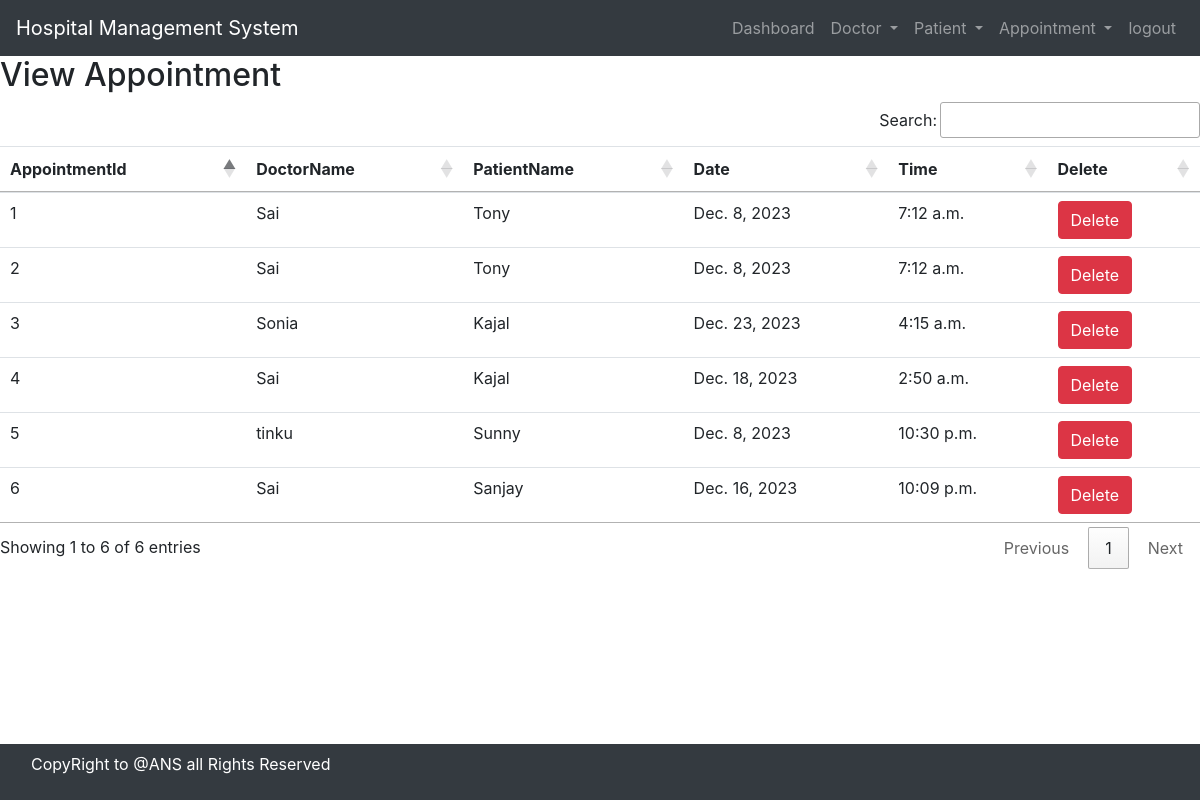
The page /view_appointment/ (signed in) on the database its author committed.
### hospital/models.py (models this page shows, shortened)
class Appointment(models.Model):
    Doctor = models.ForeignKey(Doctor,on_delete=models.CASCADE)
    Patient = models.ForeignKey(Patient,on_delete=models.CASCADE)
    Date = models.DateField()
    Time = models.TimeField()

class Doctor(models.Model):
    Name = models.CharField(max_length=60)
    Mobile = models.IntegerField()
    Specialization = models.CharField(max_length=60)
    AvailableDays = models.CharField(max_length=60)
    def __str__(self):
        return self.Name

class Patient(models.Model):
    Name = models.CharField(max_length=60)
    Gender = models.CharField(max_length=40)
    Mobile = models.CharField(max_length=10,null=True,blank=True)
    Address = models.TextField()
    def __str__(self):
        return self.Name

### hospital/views.py (the view)
# urls.py: path('view_appointment/',View_Appointment,name='view_appointment'),
def View_Appointment(request):
    if not request.user.is_staff:
        return redirect('login')
    doc = Appointment.objects.all()
    d = {'doc': doc}
    return render(request,'view_appointment.html',d)

### hospital/templates/view_appointment.html
{% include 'base.html' %}
{% include 'navigation.html' %}
{% block content %}
<div>
    <h2>View Appointment</h2>
    <table id="example" class="table table-hover">
        <thead>
            <tr>
                <th>AppointmentId</th>
                <th>DoctorName</th>
                <th>PatientName</th>
                <th>Date</th>
                <th>Time</th>
                <th>Delete</th>
            </tr>
        </thead>
        <tbody>
          {% for i in doc %}
          <tr>
               <td>{{i.id}}</td>
               <td>{{i.Doctor}}</td>
               <td>{{i.Patient}}</td>
               <td>{{i.Date}}</td>
               <td>{{i.Time}}</td>
               <td><a href="{% url 'delete_patient' i.id %}"
                 onclick="return confirm('Are you sure you want to delete?')" class="btn btn-danger">Delete</a>
               </td>
          </tr>
          {% endfor %}
        </tbody>
    </table>
</div>
{% endblock content %}
{% include 'footer.html' %}

### rows shown on the page
Appointment: id "1", Doctor "Sai", Patient "Tony", Date "Dec. 8, 2023", Time "7:12 a.m."
Appointment: id "2", Doctor "Sai", Patient "Tony", Date "Dec. 8, 2023", Time "7:12 a.m."
Appointment: id "3", Doctor "Sonia", Patient "Kajal", Date "Dec. 23, 2023", Time "4:15 a.m."
Appointment: id "4", Doctor "Sai", Patient "Kajal", Date "Dec. 18, 2023", Time "2:50 a.m."
Appointment: id "5", Doctor "tinku", Patient "Sunny", Date "Dec. 8, 2023", Time "10:30 p.m."
Appointment: id "6", Doctor "Sai", Patient "Sanjay", Date "Dec. 16, 2023", Time "10:09 p.m."
